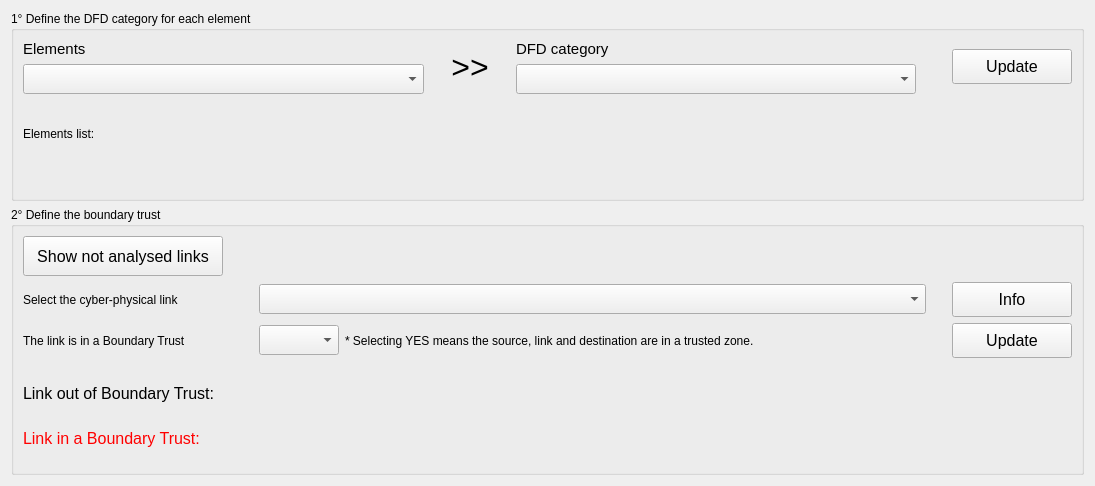
          <widget class="QWidget" name="scrollAreaWidgetContents_13">
           <property name="geometry">
            <rect>
             <x>0</x>
             <y>0</y>
             <width>1095</width>
             <height>486</height>
            </rect>
           </property>
           <layout class="QGridLayout" name="gridLayout_54">
            <item row="1" column="0">
             <widget class="QGroupBox" name="groupBox_30">
              <property name="title">
               <string>2° Define the boundary trust</string>
              </property>
              <layout class="QGridLayout" name="gridLayout_52">
               <item row="0" column="0">
                <layout class="QVBoxLayout" name="verticalLayout_55">
                 <property name="bottomMargin">
                  <number>15</number>
                 </property>
                 <item>
                  <widget class="QPushButton" name="button_dfd_hidden_links">
                   <property name="minimumSize">
                    <size>
                     <width>200</width>
                     <height>40</height>
                    </size>
                   </property>
                   <property name="maximumSize">
                    <size>
                     <width>200</width>
                     <height>40</height>
                    </size>
                   </property>
                   <property name="font">
                    <font>
                     <pointsize>12</pointsize>
                    </font>
                   </property>
                   <property name="text">
                    <string>Show not analysed links</string>
                   </property>
                  </widget>
                 </item>
                 <item>
                  <layout class="QHBoxLayout" name="horizontalLayout_93">
                   <item>
                    <widget class="QLabel" name="label_76">
                     <property name="minimumSize">
                      <size>
                       <width>230</width>
                       <height>0</height>
                      </size>
                     </property>
                     <property name="maximumSize">
                      <size>
                       <width>230</width>
                       <height>16777215</height>
                      </size>
                     </property>
                     <property name="text">
                      <string>Select the cyber-physical link</string>
                     </property>
                    </widget>
                   </item>
                   <item>
                    <widget class="QComboBox" name="combobox_dfd_link">
                     <property name="minimumSize">
                      <size>
                       <width>0</width>
                       <height>30</height>
                      </size>
                     </property>
                     <property name="focusPolicy">
                      <enum>Qt::StrongFocus</enum>
                     </property>
                     <property name="toolTip">
                      <string>This list present ONLY cyber-physical links</string>
                     </property>
                    </widget>
                   </item>
                   <item>
                    <spacer name="horizontalSpacer_52">
                     <property name="orientation">
                      <enum>Qt::Horizontal</enum>
                     </property>
                     <property name="sizeType">
                      <enum>QSizePolicy::Maximum</enum>
                     </property>
                     <property name="sizeHint" stdset="0">
                      <size>
                       <width>20</width>
                       <height>20</height>
                      </size>
                     </property>
                    </spacer>
                   </item>
                   <item>
                    <widget class="QPushButton" name="button_dfd_link_info">
                     <property name="minimumSize">
                      <size>
                       <width>120</width>
                       <height>35</height>
                      </size>
                     </property>
                     <property name="maximumSize">
                      <size>
                       <width>120</width>
                       <height>35</height>
                      </size>
                     </property>
                     <property name="font">
                      <font>
                       <pointsize>12</pointsize>
                      </font>
                     </property>
                     <property name="text">
                      <string>Info</string>
                     </property>
                    </widget>
                   </item>
                  </layout>
                 </item>
                 <item>
                  <layout class="QHBoxLayout" name="horizontalLayout_92">
                   <item>
                    <widget class="QLabel" name="label_83">
                     <property name="minimumSize">
                      <size>
                       <width>230</width>
                       <height>0</height>
                      </size>
                     </property>
                     <property name="maximumSize">
                      <size>
                       <width>230</width>
                       <height>16777215</height>
                      </size>
                     </property>
                     <property name="text">
                      <string>The link is in a Boundary Trust</string>
                     </property>
                    </widget>
                   </item>
                   <item>
                    <widget class="QComboBox" name="combobox_dfd_bound_trust">
                     <property name="minimumSize">
                      <size>
                       <width>80</width>
                       <height>30</height>
                      </size>
                     </property>
                     <property name="maximumSize">
                      <size>
                       <width>80</width>
                       <height>30</height>
                      </size>
                     </property>
                     <property name="focusPolicy">
                      <enum>Qt::StrongFocus</enum>
                     </property>
                     <property name="toolTip">
                      <string>All the elements of this interaction are in a border of trust</string>
                     </property>
                    </widget>
                   </item>
                   <item>
                    <widget class="QLabel" name="label_47">
                     <property name="layoutDirection">
                      <enum>Qt::LeftToRight</enum>
                     </property>
                     <property name="text">
                      <string>* Selecting YES means the source, link and destination are in a trusted zone.</string>
                     </property>
                     <property name="alignment">
                      <set>Qt::AlignLeading|Qt::AlignLeft|Qt::AlignVCenter</set>
                     </property>
                     <property name="wordWrap">
                      <bool>true</bool>
                     </property>
                    </widget>
                   </item>
                   <item>
                    <spacer name="horizontalSpacer_51">
                     <property name="orientation">
                      <enum>Qt::Horizontal</enum>
                     </property>
                     <property name="sizeType">
                      <enum>QSizePolicy::Maximum</enum>
                     </property>
                     <property name="sizeHint" stdset="0">
                      <size>
                       <width>20</width>
                       <height>20</height>
                      </size>
                     </property>
                    </spacer>
                   </item>
                   <item>
                    <widget class="QPushButton" name="button_dfd_update_bound_trust">
                     <property name="minimumSize">
                      <size>
                       <width>120</width>
                       <height>35</height>
                      </size>
                     </property>
                     <property name="maximumSize">
                      <size>
                       <width>120</width>
                       <height>35</height>
                      </size>
                     </property>
                     <property name="font">
                      <font>
                       <pointsize>12</pointsize>
                      </font>
                     </property>
                     <property name="text">
                      <string>Update</string>
                     </property>
                    </widget>
                   </item>
                  </layout>
                 </item>
                 <item>
                  <layout class="QVBoxLayout" name="verticalLayout_48">
                   <item>
                    <spacer name="verticalSpacer_15">
                     <property name="orientation">
                      <enum>Qt::Vertical</enum>
                     </property>
                     <property name="sizeType">
                      <enum>QSizePolicy::Maximum</enum>
                     </property>
                     <property name="sizeHint" stdset="0">
                      <size>
                       <width>20</width>
                       <height>20</height>
                      </size>
                     </property>
                    </spacer>
                   </item>
                   <item>
                    <widget class="QLabel" name="label_dfd_out_bt">
                     <property name="font">
                      <font>
                       <pointsize>12</pointsize>
                      </font>
                     </property>
                     <property name="text">
                      <string>Link out of Boundary Trust:</string>
                     </property>
                     <property name="wordWrap">
                      <bool>true</bool>
                     </property>
                    </widget>
                   </item>
                   <item>
                    <spacer name="verticalSpacer_14">
                     <property name="orientation">
                      <enum>Qt::Vertical</enum>
                     </property>
                     <property name="sizeType">
                      <enum>QSizePolicy::Maximum</enum>
                     </property>
                     <property name="sizeHint" stdset="0">
                      <size>
                       <width>20</width>
                       <height>20</height>
                      </size>
                     </property>
                    </spacer>
                   </item>
                   <item>
                    <widget class="QLabel" name="label_dfd_in_bt">
                     <property name="font">
                      <font>
                       <pointsize>12</pointsize>
                      </font>
                     </property>
                     <property name="styleSheet">
                      <string notr="true">QLabel { color : red; }
</string>
                     </property>
                     <property name="text">
                      <string>Link in a Boundary Trust:</string>
                     </property>
                     <property name="wordWrap">
                      <bool>true</bool>
                     </property>
                    </widget>
                   </item>
                  </layout>
                 </item>
                </layout>
               </item>
              </layout>
             </widget>
            </item>
            <item row="0" column="0">
             <widget class="QGroupBox" name="groupBox_28">
              <property name="title">
               <string>1° Define the DFD category for each element</string>
              </property>
              <layout class="QGridLayout" name="gridLayout_51">
               <item row="0" column="0">
                <layout class="QHBoxLayout" name="horizontalLayout_73">
                 <item>
                  <layout class="QVBoxLayout" name="verticalLayout_47">
                   <item>
                    <widget class="QLabel" name="lbl_stride_act_2">
                     <property name="font">
                      <font>
                       <pointsize>11</pointsize>
                      </font>
                     </property>
                     <property name="text">
                      <string>Elements</string>
                     </property>
                    </widget>
                   </item>
                   <item>
                    <widget class="QComboBox" name="combobox_dfd_elements">
                     <property name="minimumSize">
                      <size>
                       <width>0</width>
                       <height>30</height>
                      </size>
                     </property>
                     <property name="font">
                      <font>
                       <pointsize>12</pointsize>
                      </font>
                     </property>
                    </widget>
                   </item>
                  </layout>
                 </item>
                 <item>
                  <widget class="QLabel" name="label_41">
                   <property name="minimumSize">
                    <size>
                     <width>80</width>
                     <height>0</height>
                    </size>
                   </property>
                   <property name="maximumSize">
                    <size>
                     <width>80</width>
                     <height>16777215</height>
                    </size>
                   </property>
                   <property name="font">
                    <font>
                     <pointsize>24</pointsize>
                    </font>
                   </property>
                   <property name="text">
                    <string>&gt;&gt;</string>
                   </property>
                   <property name="alignment">
                    <set>Qt::AlignCenter</set>
                   </property>
                  </widget>
                 </item>
                 <item>
                  <layout class="QVBoxLayout" name="verticalLayout_46">
                   <item>
                    <widget class="QLabel" name="lbl_stride_act_3">
                     <property name="font">
                      <font>
                       <pointsize>11</pointsize>
                      </font>
                     </property>
                     <property name="text">
                      <string>DFD category</string>
                     </property>
                    </widget>
                   </item>
                   <item>
                    <widget class="QComboBox" name="combobox_dfd_category">
                     <property name="minimumSize">
                      <size>
                       <width>0</width>
                       <height>30</height>
                      </size>
                     </property>
                     <property name="font">
                      <font>
                       <pointsize>12</pointsize>
                      </font>
                     </property>
                    </widget>
                   </item>
                  </layout>
                 </item>
                 <item>
                  <spacer name="horizontalSpacer_38">
                   <property name="orientation">
                    <enum>Qt::Horizontal</enum>
                   </property>
                   <property name="sizeType">
                    <enum>QSizePolicy::Maximum</enum>
                   </property>
                   <property name="sizeHint" stdset="0">
                    <size>
                     <width>30</width>
                     <height>20</height>
                    </size>
                   </property>
                  </spacer>
                 </item>
                 <item>
                  <widget class="QPushButton" name="button_dfd_update">
                   <property name="minimumSize">
                    <size>
                     <width>120</width>
                     <height>35</height>
                    </size>
                   </property>
                   <property name="maximumSize">
                    <size>
                     <width>120</width>
                     <height>35</height>
                    </size>
                   </property>
                   <property name="font">
                    <font>
                     <pointsize>12</pointsize>
                    </font>
                   </property>
                   <property name="text">
                    <string>Update</string>
                   </property>
                  </widget>
                 </item>
                </layout>
               </item>
               <item row="1" column="0">
                <layout class="QVBoxLayout" name="verticalLayout_54">
                 <property name="topMargin">
                  <number>20</number>
                 </property>
                 <property name="bottomMargin">
                  <number>10</number>
                 </property>
                 <item>
                  <widget class="QLabel" name="label_75">
                   <property name="text">
                    <string>Elements list:</string>
                   </property>
                  </widget>
                 </item>
                 <item>
                  <layout class="QHBoxLayout" name="horizontalLayout_80">
                   <item>
                    <spacer name="horizontalSpacer_15">
                     <property name="orientation">
                      <enum>Qt::Horizontal</enum>
                     </property>
                     <property name="sizeType">
                      <enum>QSizePolicy::Maximum</enum>
                     </property>
                     <property name="sizeHint" stdset="0">
                      <size>
                       <width>20</width>
                       <height>20</height>
                      </size>
                     </property>
                    </spacer>
                   </item>
                   <item>
                    <widget class="QLabel" name="label_dfd_elements">
                     <property name="text">
                      <string/>
                     </property>
                    </widget>
                   </item>
                  </layout>
                 </item>
                </layout>
               </item>
              </layout>
             </widget>
            </item>
           </layout>
          </widget>
